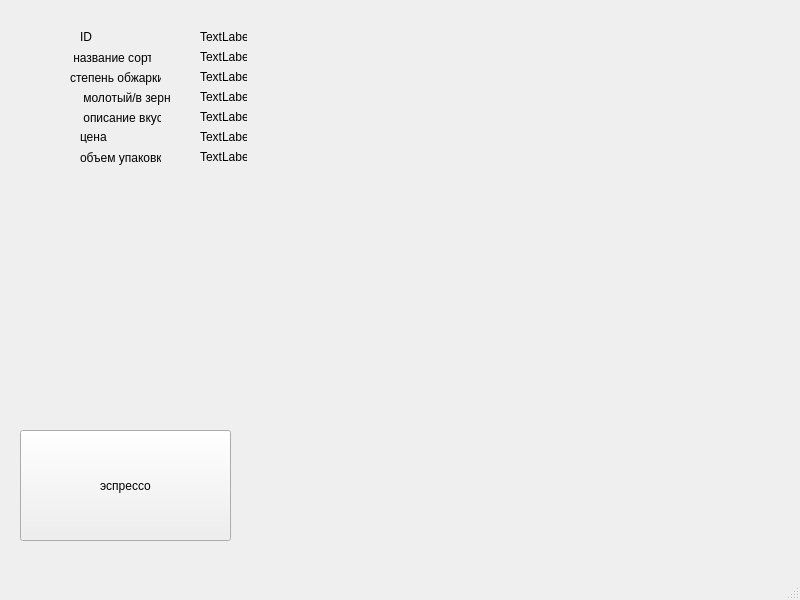
<?xml version="1.0" encoding="UTF-8"?>
<ui version="4.0">
 <class>MainWindow</class>
 <widget class="QMainWindow" name="MainWindow">
  <property name="geometry">
   <rect>
    <x>0</x>
    <y>0</y>
    <width>800</width>
    <height>600</height>
   </rect>
  </property>
  <property name="windowTitle">
   <string>MainWindow</string>
  </property>
  <widget class="QWidget" name="centralwidget">
   <widget class="QPushButton" name="pushButton">
    <property name="geometry">
     <rect>
      <x>20</x>
      <y>430</y>
      <width>211</width>
      <height>111</height>
     </rect>
    </property>
    <property name="text">
     <string>эспрессо</string>
    </property>
   </widget>
   <widget class="QLabel" name="label">
    <property name="geometry">
     <rect>
      <x>80</x>
      <y>30</y>
      <width>47</width>
      <height>13</height>
     </rect>
    </property>
    <property name="text">
     <string>ID</string>
    </property>
   </widget>
   <widget class="QLabel" name="label_2">
    <property name="geometry">
     <rect>
      <x>70</x>
      <y>50</y>
      <width>81</width>
      <height>16</height>
     </rect>
    </property>
    <property name="text">
     <string> название сорта</string>
    </property>
   </widget>
   <widget class="QLabel" name="label_3">
    <property name="geometry">
     <rect>
      <x>70</x>
      <y>70</y>
      <width>91</width>
      <height>16</height>
     </rect>
    </property>
    <property name="text">
     <string>степень обжарки</string>
    </property>
   </widget>
   <widget class="QLabel" name="label_4">
    <property name="geometry">
     <rect>
      <x>80</x>
      <y>90</y>
      <width>91</width>
      <height>16</height>
     </rect>
    </property>
    <property name="text">
     <string> молотый/в зернах</string>
    </property>
   </widget>
   <widget class="QLabel" name="label_5">
    <property name="geometry">
     <rect>
      <x>80</x>
      <y>110</y>
      <width>81</width>
      <height>16</height>
     </rect>
    </property>
    <property name="text">
     <string> описание вкуса</string>
    </property>
   </widget>
   <widget class="QLabel" name="label_6">
    <property name="geometry">
     <rect>
      <x>80</x>
      <y>130</y>
      <width>47</width>
      <height>13</height>
     </rect>
    </property>
    <property name="text">
     <string>цена</string>
    </property>
   </widget>
   <widget class="QLabel" name="label_7">
    <property name="geometry">
     <rect>
      <x>80</x>
      <y>150</y>
      <width>81</width>
      <height>16</height>
     </rect>
    </property>
    <property name="text">
     <string>объем упаковки</string>
    </property>
   </widget>
   <widget class="QLabel" name="label_8">
    <property name="geometry">
     <rect>
      <x>200</x>
      <y>30</y>
      <width>47</width>
      <height>13</height>
     </rect>
    </property>
    <property name="text">
     <string>TextLabel</string>
    </property>
   </widget>
   <widget class="QLabel" name="label_9">
    <property name="geometry">
     <rect>
      <x>200</x>
      <y>50</y>
      <width>47</width>
      <height>13</height>
     </rect>
    </property>
    <property name="text">
     <string>TextLabel</string>
    </property>
   </widget>
   <widget class="QLabel" name="label_10">
    <property name="geometry">
     <rect>
      <x>200</x>
      <y>70</y>
      <width>47</width>
      <height>13</height>
     </rect>
    </property>
    <property name="text">
     <string>TextLabel</string>
    </property>
   </widget>
   <widget class="QLabel" name="label_11">
    <property name="geometry">
     <rect>
      <x>200</x>
      <y>90</y>
      <width>47</width>
      <height>13</height>
     </rect>
    </property>
    <property name="text">
     <string>TextLabel</string>
    </property>
   </widget>
   <widget class="QLabel" name="label_12">
    <property name="geometry">
     <rect>
      <x>200</x>
      <y>110</y>
      <width>47</width>
      <height>13</height>
     </rect>
    </property>
    <property name="text">
     <string>TextLabel</string>
    </property>
   </widget>
   <widget class="QLabel" name="label_13">
    <property name="geometry">
     <rect>
      <x>200</x>
      <y>130</y>
      <width>47</width>
      <height>13</height>
     </rect>
    </property>
    <property name="text">
     <string>TextLabel</string>
    </property>
   </widget>
   <widget class="QLabel" name="label_14">
    <property name="geometry">
     <rect>
      <x>200</x>
      <y>150</y>
      <width>47</width>
      <height>13</height>
     </rect>
    </property>
    <property name="text">
     <string>TextLabel</string>
    </property>
   </widget>
  </widget>
  <widget class="QMenuBar" name="menubar">
   <property name="geometry">
    <rect>
     <x>0</x>
     <y>0</y>
     <width>800</width>
     <height>21</height>
    </rect>
   </property>
  </widget>
  <widget class="QStatusBar" name="statusbar"/>
 </widget>
 <resources/>
 <connections/>
</ui>
